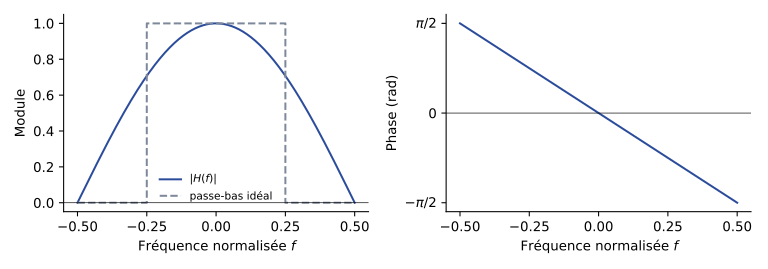

Reproduce this figure in Python.
"""TSIG1 ch. 3 — Moyenne de deux échantillons : |H(f)| = |cos(pi f)|, Arg H(f) = -pi f (fréquence normalisée).
D'après les notes de cours [notes, f. 8 r°], redessinée ; gabarit idéal ajouté en pointillés gris (#7E889B)."""
import numpy as np
import matplotlib
matplotlib.use("Agg")
import matplotlib.pyplot as plt
plt.rcParams.update({"font.family": "sans-serif", "font.size": 10, "svg.fonttype": "none"})
f = np.linspace(-0.5, 0.5, 1001)
H = np.exp(-1j * np.pi * f) * np.cos(np.pi * f)
fig, (a, b) = plt.subplots(1, 2, figsize=(8, 2.8))
a.plot(f, np.abs(H), color="#2B4C9B", label="$|H(f)|$")
a.plot([-0.5, -0.25, -0.25, 0.25, 0.25, 0.5], [0, 0, 1, 1, 0, 0], color="#7E889B", ls="--", label="passe-bas idéal")
a.set_xlabel("Fréquence normalisée $f$"); a.set_ylabel("Module")
a.legend(frameon=False, fontsize=8, loc="lower center")
b.plot(f, np.angle(H), color="#2B4C9B")
b.set_yticks([-np.pi / 2, 0, np.pi / 2]); b.set_yticklabels([r"$-\pi/2$", "0", r"$\pi/2$"])
b.set_xlabel("Fréquence normalisée $f$"); b.set_ylabel("Phase (rad)")
for ax in (a, b):
    ax.set_xticks([-0.5, -0.25, 0, 0.25, 0.5]); ax.axhline(0, color="k", lw=0.5)
    ax.spines[["top", "right"]].set_visible(False)
fig.tight_layout(); fig.savefig("03-moyenne-module-phase.svg")
